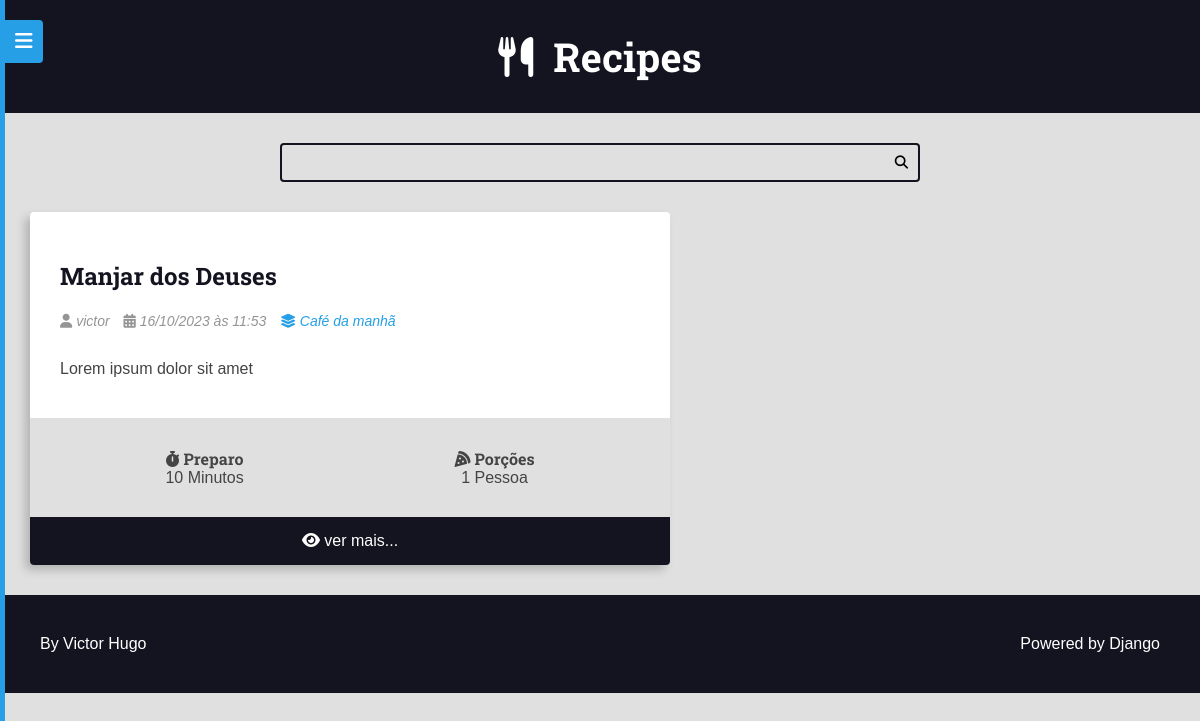
The app's page /recipes/tags/hamburguer-yem6g/ with its own data.
### recipes/models.py (models this page shows, shortened)
class Recipe(models.Model):
    objects = RecipeManager()
    title = models.CharField(max_length=65)
    description = models.CharField(max_length=165)
    slug = models.SlugField(unique=True)
    preparation_time = models.IntegerField()
    preparation_time_unit = models.CharField(max_length=65)
    servings = models.IntegerField()
    servings_unit = models.CharField(max_length=65)
    preparation_steps = models.TextField()
    preparation_steps_is_html = models.BooleanField(default=False)
    created_at = models.DateTimeField(auto_now_add=True)
    updated_at = models.DateTimeField(auto_now=True)
    is_published = models.BooleanField(default=False)
    cover = models.ImageField(
        upload_to='recipes/covers/%Y/%m/%d/',
        blank=True,
        default='')
    category = models.ForeignKey(
        Category, on_delete=models.SET_NULL, null=True, blank=True,
        default=None,
    )
    author = models.ForeignKey(
        User, on_delete=models.SET_NULL, null=True
    )
    tags = models.ManyToManyField(Tag)
    def get_absolute_url(self):
        return reverse('recipes:recipe', args=(self.id,))

class Category(models.Model):
    name = models.CharField(max_length=65)

### recipes/views.py (the view)
# urls.py: path('recipes/tags/<slug:slug>/', views.RecipeListViewTag.as_view(),
class RecipeListViewTag(RecipeListViewBase):
    template_name = 'recipes/pages/tag.html'
    def get_queryset(self, *args, **kwargs):
        qs = super().get_queryset(*args, **kwargs)
        qs = qs.filter(tags__slug=self.kwargs.get('slug', ''))
        return qs
    def get_context_data(self, *args, **kwargs):
        ctx = super().get_context_data(*args, **kwargs)
        page_title = Tag.objects.filter(
                slug=self.kwargs.get('slug', '')
            ).first()
        if not page_title:
            page_title = 'No recipes found'
        page_title = f'{page_title} - Tag |'
        ctx.update({
            'page_title': page_title,
        })
        return ctx

### recipes/views.py (called while the page is built)
    def get_queryset(self, *args, **kwargs):
        qs = super().get_queryset(*args, **kwargs)
        qs = qs.filter(
            is_published=True,
        )
        qs = qs.select_related('author', 'category')
        qs = qs.prefetch_related('tags')
        return qs

    def get_context_data(self, *args, **kwargs):
        ctx = super().get_context_data(*args, **kwargs)
        page_obj, pagination_range = make_pagination(
            self.request,
            ctx.get('recipes'),
            PER_PAGE
        )
        ctx.update(
            {'recipes': page_obj, 'pagination_range': pagination_range}
        )
        return ctx

### tag/models.py (called while the page is built)
    def __str__(self):
        return self.name

### utils/pagination.py (called while the page is built)
def make_pagination(request, queryset, per_page, qty_pages=4):
    try:
        current_page = int(request.GET.get('page', 1))
    except ValueError:
        current_page = 1
    paginator = Paginator(queryset, per_page)
    page_obj = paginator.get_page(current_page)
    pagination_range = make_pagination_range(
        paginator.page_range,
        qty_pages,
        current_page
    )
    return page_obj, pagination_range

### recipes/templates/recipes/pages/tag.html (shortened to what this page needs)
{% extends 'global/base.html' %}
{% block content %}
<div class="main-content main-content-list container">
{% for recipe in recipes %}
    {% include 'recipes/partials/recipe.html' %}
{% empty %}
    <div class="center m-y">
        <h1>No recipes found here</h1>
    </div>
{% endfor %}
</div>
{% endblock content %}

### recipes/templates/recipes/partials/recipe.html (shortened to what this page needs)
<div class="recipe recipe-list-item">
  {% if recipe.cover %}
    <div class="recipe-cover">
    </div>
  {% endif %}
  <div class="recipe-title-container">
      <h2 class="recipe-title">
        <a href="{{ recipe.get_absolute_url }}">
          {{ recipe.title }}
        </a>
      </h2>
  </div>
  <div class="recipe-author">
    {% if recipe.author is not None %}
      <span class="recipe-author-item">
        <i class="fas fa-user"></i>
        {% if recipe.author.first_name %}
          {{ recipe.author.first_name }} {{ recipe.author.last_name }}
        {% else %}
          {{recipe.author.username}}
        {% endif %}
      </span>
    {% endif %}
    <span class="recipe-author-item">
      <i class="fas fa-calendar-alt"></i>
      {{ recipe.created_at|date:"d/m/Y" }} às {{ recipe.created_at|date:"H:i" }}
    </span>
    {% if recipe.category is not None %}
      <span class="recipe-author-item">
          <a href="{% url 'recipes:category' recipe.category.id %}">
            <i class="fas fa-layer-group"></i>
            <span>{{ recipe.category.name }}</span>
          </a>
        </span>
    {% endif %}
  </div>
  <div class="recipe-content">
    <p>{{ recipe.description }}</p>
  </div>
  <div class="recipe-meta-container">
    <div class="recipe-meta recipe-preparation">
      <h3 class="recipe-meta-title">
        <i class="fas fa-stopwatch"></i> Preparo
      </h3>
      <div class="recipe-meta-text">
        {{ recipe.preparation_time }} {{ recipe.preparation_time_unit }}
      </div>
    </div>
    <div class="recipe-meta recipe-servings">
      <h3 class="recipe-meta-title">
        <i class="fas fa-pizza-slice"></i> Porções
      </h3>
      <div class="recipe-meta-text">
        {{ recipe.servings }} {{ recipe.servings_unit }}
      </div>
    </div>
  </div>
  {% if is_detail_page is not True %}
  <footer class="recipe-footer">
    <a
      class="recipe-read-more button button-dark button-full-width"
      href="{% url 'recipes:recipe' recipe.id %}"
    >
      <i class="fas fa-eye"></i>
      <span>ver mais...</span>
    </a>
  </footer>
  {% endif %}
</div>

### base_static/global/css/styles.css (style rules this page uses)
:root { --color-primary: #269fe6; --color-primary-hover: #2086c2; --color-primary-dark: #13141f; --color-primary-dark-hover: #212336; --color-primary-light: #d4ecfa; --color-primary-light-hover: #bdd8e7; --color-white: #fff; --color-black: #000; --color-dark-text: #444; --color-info-light: #cce5ff; --color-debug-light: #cce5ff; --color-success-light: #d4edda; --color-alert-light: #fff3cd; --color-warning-light: #fff3cd; --color-error-light: #f8d7da; --color-info-dark: #4d86c4; --color-debug-dark: #4d86c4; --color-success-dark: #4a9c5d; --color-alert-dark: #927f40; --color-warning-dark: #927f40; --color-error-dark: #da525d; --color-gray-0: #f9f9f9; --color-gray-1: #e0e0e0; --color-gray-2: #c7c7c7; --color-gray-3: #aeaeae; --color-gray-4: #959595; --color-gray-5: #7d7d7d; --color-gray-6: #646464; --color-gray-7: #4b4b4b; --color-gray-8: #323232; --color-gray-9: #191919; --font-primary: sans-serif; --font-headings: 'Roboto Slab', serif; --spacing-gutter-medium: 3rem; --spacing-gutter-large: 4rem; }
* { padding: 0; margin: 0; box-sizing: border-box; }
html { font-size: 62.5%; }
body { font-size: 1.6rem; font-family: var(--font-primary); background: var(--color-gray-1); color: var(--color-dark-text); }
h1, h2, h3, h4, h5, h6 { font-family: var(--font-headings); }
a { color: var(--color-primary); text-decoration: none; }
.container { max-width: 144rem; margin: 0 auto; padding: var(--spacing-gutter-medium); }
.main-content { padding-top: 0; }
.main-content-list { display: grid; grid-template-columns: repeat(auto-fit, minmax(340px, 1fr)); gap: var(--spacing-gutter-large); }
.recipe { background: var(--color-white); box-shadow: -5px 5px 10px rgba(0, 0, 0, 0.2); transform: scale(1); transition: all 300ms ease-in-out; border-radius: 0.4rem; overflow: hidden; }
.recipe-list-item { max-width: 64rem; height: fit-content; }
.recipe-title-container { padding: var(--spacing-gutter-medium); padding-bottom: 2rem; }
.recipe-title-container a { text-decoration: none; color: var(--color-primary-dark); }
.recipe-author { padding: 0 var(--spacing-gutter-medium); }
.recipe-content { padding: var(--spacing-gutter-medium); padding-top: 2rem; }
.recipe-author-item { color: var(--color-gray-4); margin-right: 1rem; font-style: italic; font-size: 1.4rem; }
.recipe-author a { color: var(--color-primary); transition: all 300ms ease-in-out; text-decoration: none; }
.recipe-meta-container { display: flex; flex-flow: row wrap; padding: var(--spacing-gutter-medium); background: var(--color-gray-1); }
.recipe-meta { display: flex; flex-flow: column nowrap; flex-shrink: 1; flex-grow: 1; text-align: center; }
.recipe-meta-title { font-size: 1.6rem; }
.recipe-footer a { background: var(--color-primary-dark); display: block; color: var(--color-white); text-decoration: none; text-align: center; padding: 1.5rem var(--spacing-gutter-medium); transition: all 300ms ease-in-out; }
.authors-dashboard-container h3, p, ul { list-style-type: none; margin: 1rem 0; }

### records on screen
Recipe: title "Manjar dos Deuses", author.username "victor", created_at "16/10/2023", created_at "11:53", category.name "Café da manhã", description "Lorem ipsum dolor sit amet", preparation_time "10", preparation_time_unit "Minutos", servings "1", servings_unit "Pessoa"
